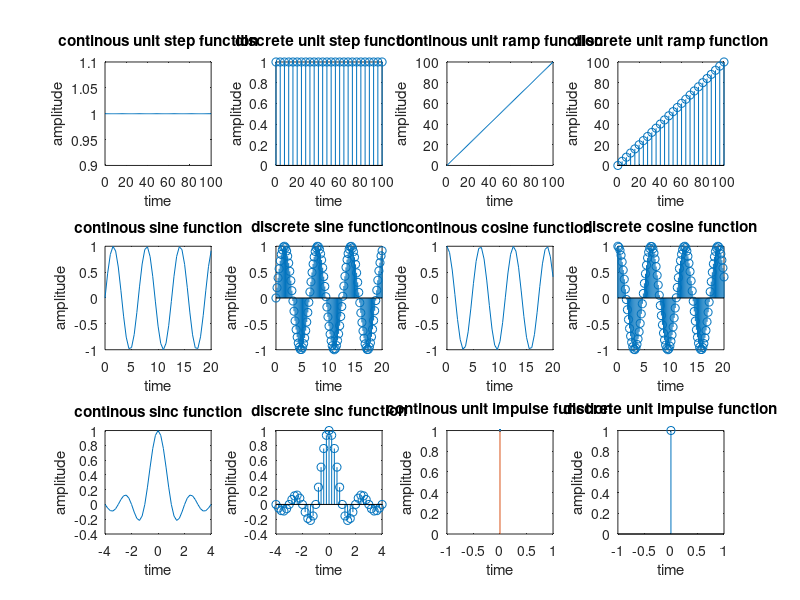

The MATLAB source for this figure:
t1=0:1:100;
y1=ones(1,length(t1));
subplot(3,4,1);
plot(t1,y1);
title('continous unit step function');
xlabel('time');
ylabel('amplitude');

t2=0:4:100;
y2=ones(1,length(t2));
subplot(3,4,2);
stem(t2,y2);
title('discrete unit step function');
xlabel('time');
ylabel('amplitude');

t3=0:1:100;
y3=t3;
subplot(3,4,3);
plot(t3,y3);
title('continous unit ramp function');
xlabel('time');
ylabel('amplitude');

t4=0:4:100;
y4=t4;
subplot(3,4,4);
stem(t4,y4);
title('discrete unit ramp function');
xlabel('time');
ylabel('amplitude');

t5=0:0.5:20;
y5=sin(t5);
subplot(3,4,5);
plot(t5,y5);
title('continous sine function');
xlabel('time');
ylabel('amplitude');

t6=0:0.2:20;
y6=sin(t6);
subplot(3,4,6);
stem(t6,y6);
title('discrete sine function');
xlabel('time');
ylabel('amplitude');

t7=0:0.5:20;
y7=cos(t7);
subplot(3,4,7);
plot(t7,y7);
title('continous cosine function');
xlabel('time');
ylabel('amplitude');

t8=0:0.2 :20;
y8=cos(t8);
subplot(3,4,8);
stem(t8,y8);
title('discrete cosine function');
xlabel('time');
ylabel('amplitude');

t9=-4:0.2:4;
y9=sinc(t9);
subplot(3,4,9);
plot(t9,y9);
title('continous sinc function');
xlabel('time');
ylabel('amplitude');

t10=-4:0.2:4;
y10=sinc(t10);
subplot(3,4,10);
stem(t10,y10);
title('discrete sinc function');
xlabel('time');
ylabel('amplitude');

t11=0;
y11=1;
subplot(3,4,11);
plot(t11,y11);
line([0,0],[0,1]);
title('continous unit impulse function');
xlabel('time');
ylabel('amplitude');

t12=0;
y12=1;
subplot(3,4,12);
stem(t12,y12);
title('discrete unit impulse function');
xlabel('time');
ylabel('amplitude');